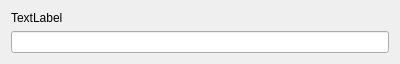
<?xml version="1.0" encoding="UTF-8"?>
<ui version="4.0">
 <class>IntOutput</class>
 <widget class="QWidget" name="IntOutput">
  <property name="geometry">
   <rect>
    <x>0</x>
    <y>0</y>
    <width>400</width>
    <height>60</height>
   </rect>
  </property>
  <property name="sizePolicy">
   <sizepolicy hsizetype="Preferred" vsizetype="Fixed">
    <horstretch>0</horstretch>
    <verstretch>1</verstretch>
   </sizepolicy>
  </property>
  <property name="maximumSize">
   <size>
    <width>16777215</width>
    <height>60</height>
   </size>
  </property>
  <property name="windowTitle">
   <string>Form</string>
  </property>
  <layout class="QVBoxLayout" name="verticalLayout">
   <item>
    <widget class="QLabel" name="Label">
     <property name="sizePolicy">
      <sizepolicy hsizetype="Preferred" vsizetype="Maximum">
       <horstretch>0</horstretch>
       <verstretch>1</verstretch>
      </sizepolicy>
     </property>
     <property name="text">
      <string>TextLabel</string>
     </property>
    </widget>
   </item>
   <item>
    <widget class="QLineEdit" name="IntEdit">
     <property name="sizePolicy">
      <sizepolicy hsizetype="Expanding" vsizetype="Fixed">
       <horstretch>0</horstretch>
       <verstretch>5</verstretch>
      </sizepolicy>
     </property>
     <property name="readOnly">
      <bool>true</bool>
     </property>
    </widget>
   </item>
  </layout>
 </widget>
 <resources/>
 <connections/>
</ui>
